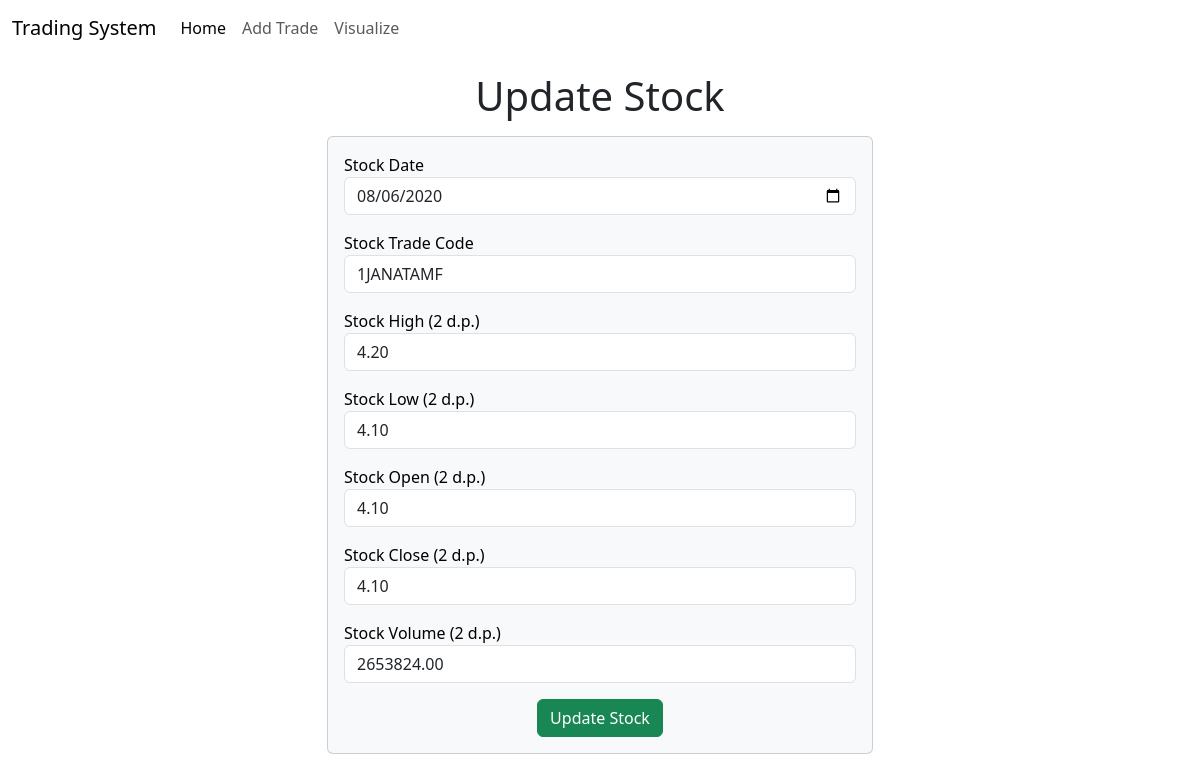
The app's page /update/47849 with its own data.
### trade/models.py (models this page shows)
class Stock(models.Model):
    objects = models.Manager()
    id = AutoField(primary_key=True)
    date = models.DateField()
    trade_code = models.CharField(max_length=30)
    high = models.DecimalField(max_digits=15, decimal_places=2)
    low = models.DecimalField(max_digits=15, decimal_places=2)
    open = models.DecimalField(max_digits=15, decimal_places=2)
    close = models.DecimalField(max_digits=15, decimal_places=2)
    volume = models.DecimalField(max_digits=15, decimal_places=2)

### trade/views.py (the view)
# urls.py: path("update/<int:id_update>", views.update),
def update(request, id_update):
    try:
        stock = Stock.objects.get(id=id_update)
        return render(request, "trade/update.html", {
            'stock': stock, 'stockIndex': id_update
        })
    except Exception as e:
        messages.error(request, repr(e))
        return redirect("/")

### trade/templates/trade/update.html (shortened to what this page needs)
<!doctype html>
<html lang="en">
<head>
    {% load bootstrap5 %}
    {% bootstrap_css %}
</head>
<body>
{% include 'trade/navbar.html' %}
<h1 class="text-center my-3">Update Stock</h1>
<div class="container">
    <div class="row">
        <div class="col-md-6 offset-md-3">
            <div class="card bg-light text-black">
                <div class="card-body">
                    <form action="/do-update/{{stockIndex}}" method="POST">
                        <div class="mb-3">
                            <label for="date">Stock Date</label>
                            <input
                                    id="date"
                                    type="date"
                                    class="form-control"
                                    placeholder="Enter stock name"
                                    name="date"
                                    required
                                    value="{{stock.date|date:'Y-m-d'}}"
                            />
                        </div>
                        <div class="mb-3">
                            <label for="trade_code">Stock Trade Code</label>
                            <input
                                    id="trade_code"
                                    type="text"
                                    required
                                    minlength="0"
                                    maxlength="40"
                                    class="form-control"
                                    placeholder="Enter Stock Trade Cod"
                                    name="trade_code"
                                    value="{{stock.trade_code}}"
                            />
                        </div>
                        <div class="mb-3">
                            <label for="high">Stock High (2 d.p.)</label>
                            <input
                                    id="high"
                                    type="number"
                                    class="form-control"
                                    placeholder="Enter Stock High"
                                    name="high"
                                    required
                                    value="{{stock.high}}"
                                    step="any"
                            />
                        </div>
                        <div class="mb-3">
                            <label for="low">Stock Low (2 d.p.)</label>
                            <input
                                    id="low"
                                    type="number"
                                    required
                                    class="form-control"
                                    placeholder="Enter Stock Low"
                                    name="low"
                                    value="{{stock.low}}"
                                    step="any"
                            />
                        </div>
                        <div class="mb-3">
                            <label for="close">Stock Open (2 d.p.)</label>
                            <input
                                    id="open"
                                    type="number"
                                    class="form-control"
                                    placeholder="Enter Stock Open"
                                    name="open"
                                    required
                                    value="{{stock.open}}"
                                    step="any"
                            />
                        </div>
                        <div class="mb-3">
                            <label for="close">Stock Close (2 d.p.)</label>
                            <input
                                    id="close"
                                    type="number"
                                    class="form-control"
                                    placeholder="Enter Stock Close"
                                    name="close"
                                    required
                                    value="{{stock.close}}"
                                    step="any"
                            />
                        </div>
                        <div class="mb-3">
                            <label for="volume">Stock Volume (2 d.p.)</label>
                            <input
                                    id="volume"
                                    type="number"
                                    class="form-control"
                                    placeholder="Enter Stock Volume"
                                    name="volume"
                                    required
                                    value="{{stock.volume}}"
                                    step="any"
                            />
                        </div>
                        <div class="container text-center">
                            <button class="btn btn-success">
                                Update Stock
                            </button>
                        </div>
                    </form>
                </div>
            </div>
        </div>
    </div>
</div>
</body>
</html>

### records on screen
Stock: date "08/06/2020", trade_code "1JANATAMF", high "4.20", low "4.10", open "4.10", close "4.10", volume "2653824.00"
